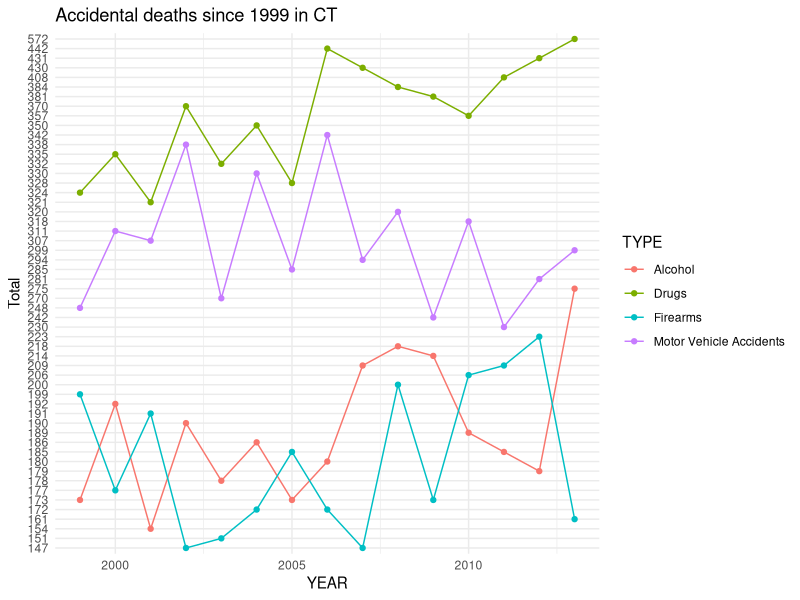

Write R code to recreate this figure.
## If you don't have the following packages installed, uncomment and run the line below
## install.packages("dplyr")
## install.packages("tidyr")
## install.packages("stringr")
## install.packages("ggplot2")

library(dplyr)
library(tidyr)
library(stringr)
library(ggplot2)

# Data I handcleaned from http://www.ct.gov/dph/cwp/view.asp?a=3132&q=394598
# Working on a script to bring all the data into one dataframe

deaths <- read.csv("data/deaths_in_ct_since_1999.csv")

deaths$BROAD <- str_trim(deaths$BROAD)

annually_all <- deaths %>% 
  filter(CATEGORY=="All" & BROAD=="All Races/Ethnicities") %>%
  select(TYPE, YEAR, Total)

ggplot(data=annually_all, aes(x=YEAR, y=Total, group=TYPE, color=TYPE)) +
  geom_line() +
  geom_point() +
  theme_minimal() +
  ggtitle("Accidental deaths since 1999 in CT")
